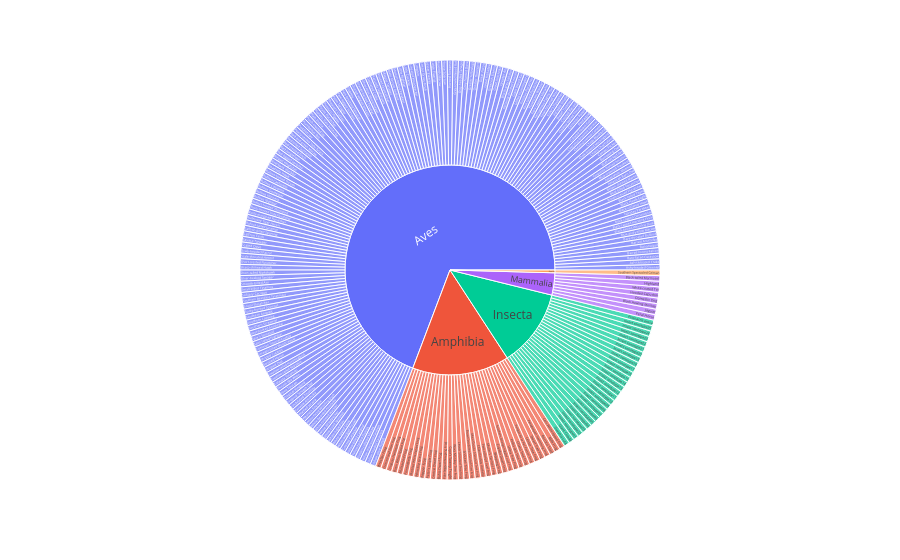

The notebook cell this image was saved under:
### Markdown cell above
#### `taxonomy`

### Code cell
fig = px.sunburst(
    taxonomy,
    path=["class_name", "common_name"],  # hierarchy
    values=None  # counts automatically
)

fig.show()

### Figure 1 — Plotly figure (JSON) as saved in the notebook; plotly's stock layout.template omitted (floating-point values rounded to 4 significant figures; data arrays with more than 128 entries replaced by an {"elided": "..."} marker saying what was removed)
{"data": [{"branchvalues": "total", "domain": {"x": [0, 1], "y": [0, 1]}, "hovertemplate": "labels=%{label}<br>count=%{value}<br>parent=%{parent}<br>id=%{id}<extra></extra>", "ids": {"elided": "239 str values"}, "labels": {"elided": "239 str values"}, "name": "", "parents": {"elided": "239 str values"}, "type": "sunburst", "values": {"elided": "239 int values"}}], "layout": {"legend": {"tracegroupgap": 0}, "margin": {"t": 60}}}
